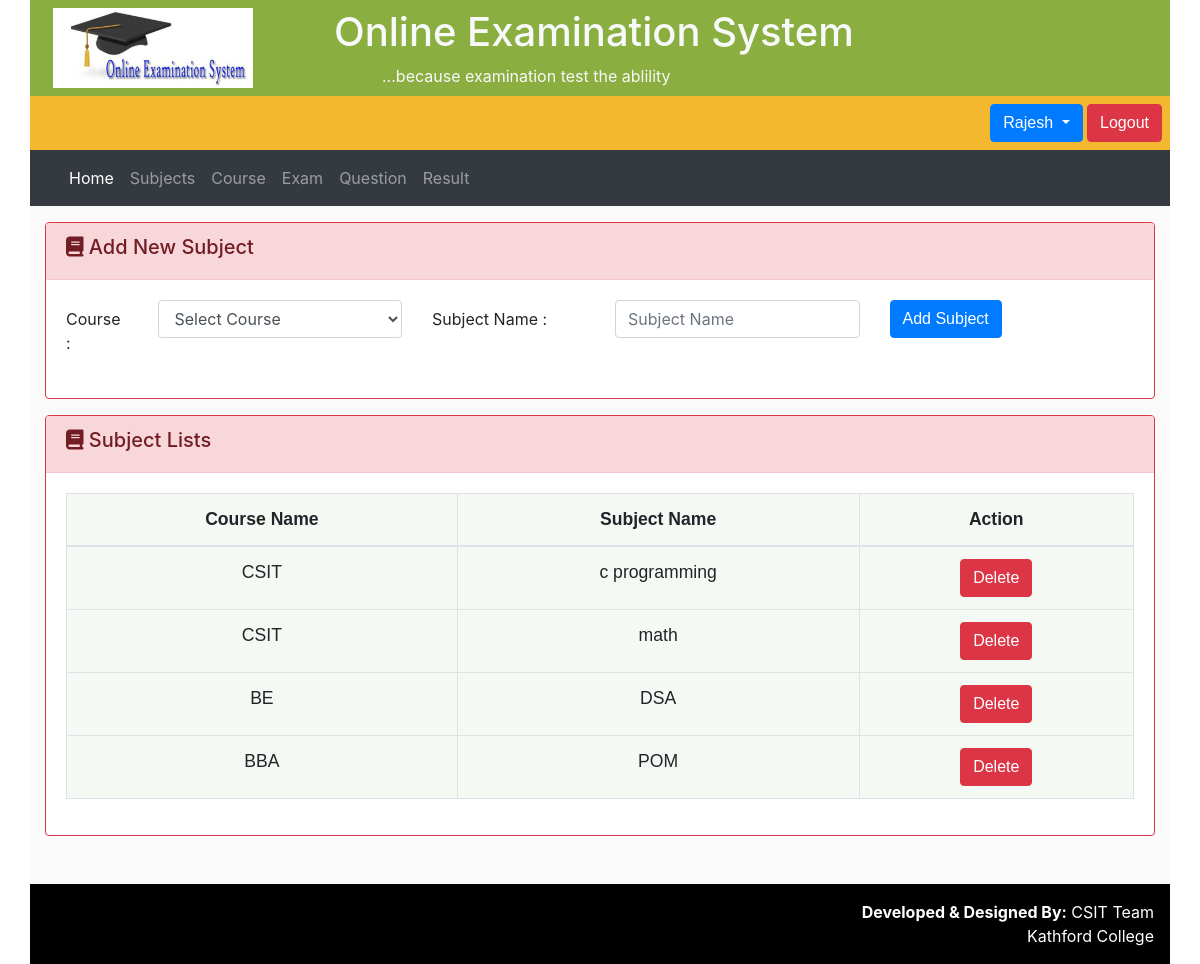
The app's page /admin/subjects.php (signed in) with its own data.
### tables this page shows
CREATE TABLE `subjects` (
  `id` int(11) NOT NULL,
  `course_id` int(11) NOT NULL,
  `name` varchar(30) NOT NULL,
  `description` text NOT NULL,
  `created_at` date NOT NULL DEFAULT current_timestamp(),
  `updated_at` date NOT NULL DEFAULT current_timestamp()
);

CREATE TABLE `course` (
  `id` int(11) NOT NULL,
  `name` varchar(100) NOT NULL,
  `is_active` int(11) NOT NULL,
  `created_at` date NOT NULL DEFAULT current_timestamp(),
  `updated_at` date NOT NULL DEFAULT current_timestamp()
);

### admin/subjects.php (the view, shortened to what this page needs)
<?php
      include_once '../dbconn.php';
      $fetchsubject = mysqli_query($conn, "SELECT * FROM subjects");
 ?>
 <?php include 'include/header.php'; ?>
        <div class="row py-3" style="background: #fafafa;">
          <div class="col-sm-12">
            <form method="post" action="subjects.php">
              <div class="card border border-danger">
                <div class="card-header alert-danger">
                  <h5><i class="fa fa-book"></i> Add New Subject</h5>
                </div>
                <div class="card-body  " >
                  <div class="form-group row">
                    <label class="col-sm-1 col-form-label">Course :</label>
                    <div class="col-sm-3">
                     <select class="form-control" name="course" required="">
                       <option value="">Select Course</option>
                     </select>
                    </div>
                    <label class="col-sm-2 col-form-label">Subject Name :</label>
                    <div class="col-sm-3">
                      <input type="text" class="form-control" value="<?php if(isset($_POST['name'])){ echo $_POST['name']; } ?>" name="name" placeholder="Subject Name" required="" autocomplete="off">
                    </div>
                    <div class="col-sm-2">
                      <button class="btn btn-primary mt-auto" type="submit" name="submit">Add Subject</button>
                    </div>
                  </div>
                </div>
              </div>
            </form>
          </div>
      </div>
      <div class="row pb-5" style="background: #fafafa;">
          <div class="col-sm-12">
              <div class="card border border-danger">
                <div class="card-header alert-danger">
                  <h5><i class="fa fa-book"></i> Subject Lists</h5>
                </div>
                <div class="card-body">
                  <table class="table table-bordered table-stripped">
                    <thead>
                      <th>Course Name</th>
                      <th>Subject Name</th>
                      <th>Action</th>
                    </thead>
                    <tbody>
                      <?php if(!empty($fetchsubject)){ ?>
                      <?php while($row = mysqli_fetch_array($fetchsubject)){ ?>
                        <?php
                        $course_id = $row['course_id'];
                        $fetchcourse = mysqli_query($conn, "SELECT name FROM course WHERE id = '$course_id'");
                        $coursename = mysqli_fetch_array($fetchcourse);
                        ?>
                        <tr>
                          <td><?php echo $coursename['name']; ?></td>
                          <td><?php echo $row['name']; ?></td>
                          <td>
                            <a href="subjects.php?del_id=<?php echo $row['id']; ?>" class="btn btn-danger">Delete</a>
                          </td>
                        </tr>
                      <?php } ?>
                    <?php } ?>
                    </tbody>
                  </table>
                </div>
              </div>
          </div>
      </div>
        <?php include 'include/footer.php'; ?>

### css/oes.css (style rules this page uses)
* { margin: 0; padding: 0; }
body { background:url(../images/img02.png) repeat; }
table { border:0; background:#f5f9f4; font-family:verdana,sans-serif; font-size:1.1em; margin-left:auto; margin-right:auto; text-align:center; }
.btn { text-decoration:none; text-align:center; color:#ffffff; font-family:verdana,sans-serif; font-size:1.3em; font-weight:bold; padding:4px 4px 4px 4px; border-color:#ffffff; border-width:5px; border-style:solid; margin-bottom:0; }

### records on screen
subjects: course.name "CSIT", name "c programming"
subjects: course.name "CSIT", name "math"
subjects: course.name "BE", name "DSA"
subjects: course.name "BBA", name "POM"

### other values on screen
$_SESSION['username'] "Rajesh"
